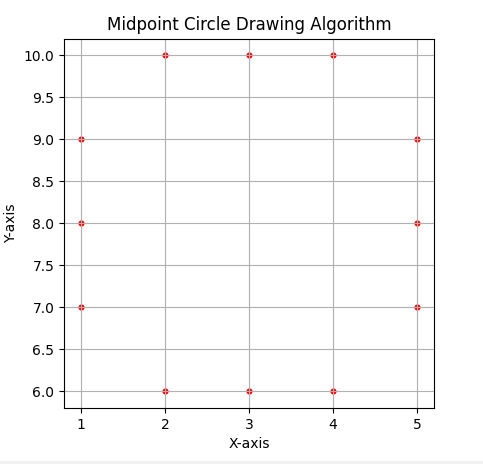

Write Python code to recreate this figure.
import matplotlib.pyplot as plt


def plot_circle_points(xc, yc, x, y, xes, yes):
    pts = [
        ( x + xc,  y + yc),
        (-x + xc,  y + yc),
        ( x + xc, -y + yc),
        (-x + xc, -y + yc),
        ( y + xc,  x + yc),
        (-y + xc,  x + yc),
        ( y + xc, -x + yc),
        (-y + xc, -x + yc),
    ]

    for px, py in pts:
        xes.append(px)
        yes.append(py)


def midpoint_circle(r, xc=0, yc=0):
    x = 0
    y = r
    p = 1 - r

    xes = []
    yes = []

    plot_circle_points(xc, yc, x, y, xes, yes)

    while x < y:
        x += 1

        if p < 0:
            p = p + 2 * x + 1
        else:
            y -= 1
            p = p + 2 * x - 2 * y + 1

        plot_circle_points(xc, yc, x, y, xes, yes)

    return xes, yes


# -------- Main Program --------
if __name__ == "__main__":
    r = int(input("Enter radius: "))
    xc = int(input("Enter center x: "))
    yc = int(input("Enter center y: "))

    xes, yes = midpoint_circle(r, xc, yc)

    plt.figure()
    plt.scatter(xes, yes, color='red', s=10)
    plt.gca().set_aspect('equal', adjustable='box')
    plt.title("Midpoint Circle Drawing Algorithm")
    plt.xlabel("X-axis")
    plt.ylabel("Y-axis")
    plt.grid(True)
    plt.show()
